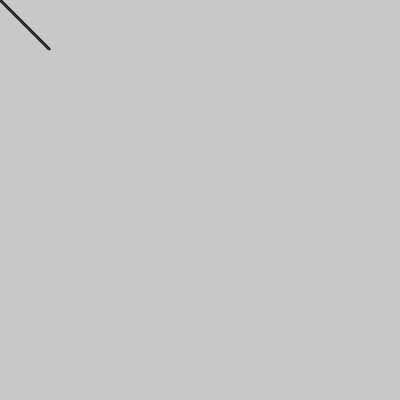
Frame 1 (no input)
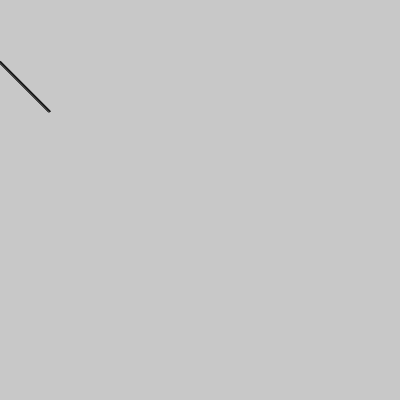
Frame 60 (no input)
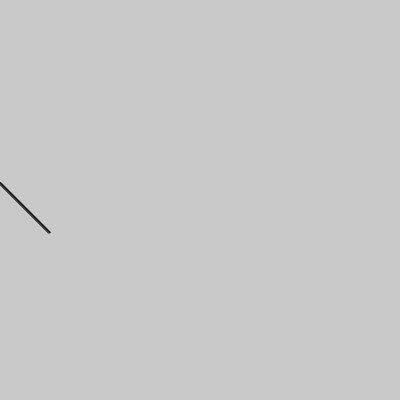
Frame 120 (the mouse pressed at the canvas centre since frame 60)

The p5.js sketch that drew these frames (run headless with seeded random() and noise() and a simulated clock; from frame 60 on, the mouse is pressed at the canvas centre):

// p5.js sketch
// ── sketch.js
class physicsObject{
  constructor(pos, vel, drag, size){
    this.pos = pos;
    this.vel = vel;
    this.drag = drag;
    this.size = size;
  }
  update(accelleration = createVector(0,0)){
    this.vel.add(accelleration.copy().div(this.size*this.size*3.145));

    

    this.pos.add(this.vel.copy().mult(deltaTime/1000));
    this.vel.sub(this.vel.copy().mult(this.drag));

    
  }
  verticalBounce(loss){
    this.vel.mult(createVector(1,-1));
    print(this.vel)
    //this.vel.mult(createVector(1-loss, -(1-loss)))
  }
}
objects = []
function setup() {
  for(var i = 0; i < 50; i++){
    objects[i] = new physicsObject(createVector(i,i), createVector(0,0), 0.02, 1)
  }
  createCanvas(400, 400);
}

function draw() {
  background(200);
  updateObjects();
  drawObjects();
}
function updateObjects(){
  objects.forEach(object => {
    var accelleration = createVector(0,0);
    accelleration.add(createVector(0,9.18));
    
    //print(accelleration)
    if(object.pos.x >= 400){
      object.vel.mult(createVector(1,-1))
      object.update();
    }
    object.update(accelleration);
  });
  print(objects[0].pos)
}
function drawObjects(){
  objects.forEach(object => {
    circle(object.pos.x, object.pos.y, object.size*2)
    
  });
}
